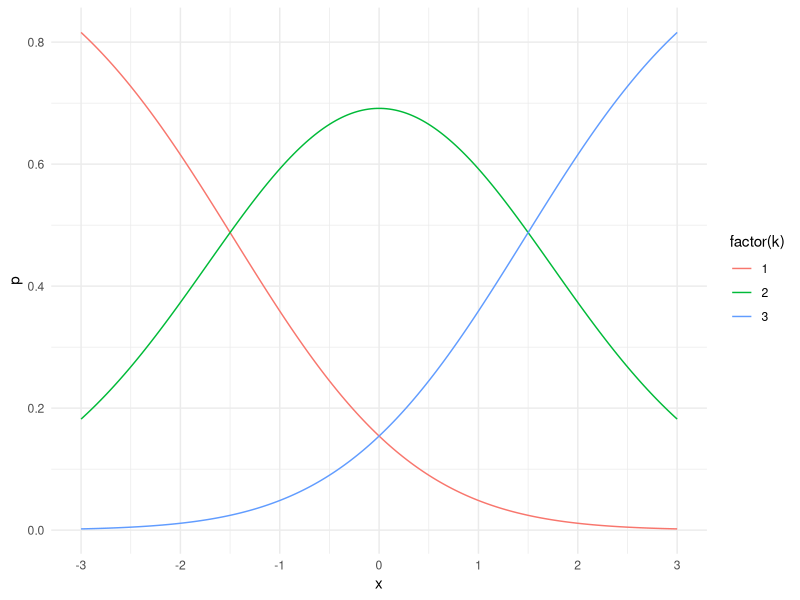

This figure's R source: (Note: this script raises an error after producing the figure.)
library(ggplot2)
library(dplyr)
library(tidyr)
library(progress)

setwd("/home/trjohns/Dropbox/Research/elogit/manuscript")

K <- 3
n <- 200

alph <- -cumsum(c(0, c(-1.5, 1.5)))
gamm <-  seq(0, K - 1, by = 1) / (K - 1)
beta <- K - 1

d <- expand.grid(x = seq(-3, 3, length = n), k = 1:K) %>%
   mutate(p = exp(alph[k] + gamm[k] * beta * x)) %>% group_by(x) %>% 
   mutate(p = p / sum(p)) 

p <- ggplot(d, aes(x = x, y = p, color = factor(k))) + theme_minimal() + 
   geom_line() + scale_x_continuous(breaks = -6:6)
plot(p)

theta <- c(alph[-1], gamm[-c(1,K)], beta)

x <- matrix(seq(-3, 3, length = n), n, 1)

reps <- 10000

d1 <- matrix(NA, reps, length(theta))
dK <- d1

set.seed(123)

pb <- pb <- progress_bar$new(
   format = "[:bar] :percent eta: :eta",
   total = reps, clear = FALSE)


for (i in 1:reps) {
   
   pb$tick()

   y <- dat_samp(c(alph, gamm, beta), x, K)
   
   theta <- c(alph[-1], gamm[-c(1,K)], beta)
   
   d1[i,] <- elreg(theta, y, x, 1) - theta
   dK[i,] <- elreg(theta, y, x, K) - theta
}

d <- as.data.frame(rbind(d1, dK))
names(d) <- c("a2","a3","g2","beta")

write.csv(d, file = "elreg-3-simdata.csv", row.names = FALSE)


   

